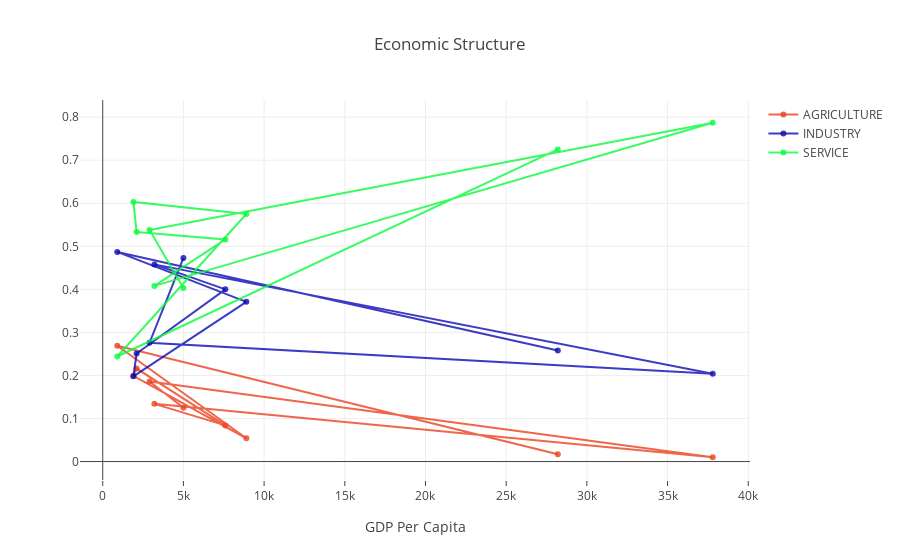

The notebook cell this image was saved under:
### Code cell
# 7. Plotly b) line graph

# Let' analyze the 10 most populous countries

# Economic Structure

pop = df.sort_values("Population",ascending=False).head(10)


# Creating trace1
trace1 = go.Scatter(
                    x = pop['GDP ($ per capita)'],
                    y = pop.Agriculture,
                    mode = "lines+markers",
                    name = "AGRICULTURE",
                    marker = dict(color = 'rgba(235,66,30, 0.8)'),
                    text= pop.Country)
# Creating trace2
trace2 = go.Scatter(
                    x = pop['GDP ($ per capita)'],
                    y = pop.Industry,
                    mode = "lines+markers",
                    name = "INDUSTRY",
                    marker = dict(color = 'rgba(10,10,180, 0.8)'),
                    text= pop.Country)
# Creating trace3
trace3 = go.Scatter(
                    x = pop['GDP ($ per capita)'],
                    y = pop.Service,
                    mode = "lines+markers",
                    name = "SERVICE",
                    marker = dict(color = 'rgba(10,250,60, 0.8)'),
                    text= pop.Country)


z = [trace1, trace2,trace3]
layout = dict(title = 'Economic Structure',
              xaxis= dict(title= 'GDP Per Capita',ticklen= 5,zeroline= True)
             )
fig = dict(data = z, layout = layout)
iplot(fig)

### Figure 1 — Plotly figure (JSON) as saved in the notebook; plotly's stock layout.template omitted (floating-point values rounded to 4 significant figures)
{"data": [{"marker": {"color": "rgba(235,66,30, 0.8)"}, "mode": "lines+markers", "name": "AGRICULTURE", "text": ["China", "India", "United States", "Indonesia", "Brazil", "Pakistan", "Bangladesh", "Russia", "Nigeria", "Japan"], "type": "scatter", "uid": "034607ae-3da7-4fa9-8bff-807afece58c0", "x": [5000, 2900, 37800, 3200, 7600, 2100, 1900, 8900, 900, 28200], "y": [0.125, 0.186, 0.01, 0.134, 0.084, 0.216, 0.199, 0.054, 0.269, 0.017]}, {"marker": {"color": "rgba(10,10,180, 0.8)"}, "mode": "lines+markers", "name": "INDUSTRY", "text": ["China", "India", "United States", "Indonesia", "Brazil", "Pakistan", "Bangladesh", "Russia", "Nigeria", "Japan"], "type": "scatter", "uid": "1cfd4ea6-ca23-4eda-8837-64807585b744", "x": [5000, 2900, 37800, 3200, 7600, 2100, 1900, 8900, 900, 28200], "y": [0.473, 0.276, 0.204, 0.458, 0.4, 0.251, 0.198, 0.371, 0.487, 0.258]}, {"marker": {"color": "rgba(10,250,60, 0.8)"}, "mode": "lines+markers", "name": "SERVICE", "text": ["China", "India", "United States", "Indonesia", "Brazil", "Pakistan", "Bangladesh", "Russia", "Nigeria", "Japan"], "type": "scatter", "uid": "15d300ad-abe8-4e6c-9410-8ce52aae2386", "x": [5000, 2900, 37800, 3200, 7600, 2100, 1900, 8900, 900, 28200], "y": [0.403, 0.538, 0.787, 0.408, 0.516, 0.533, 0.603, 0.575, 0.244, 0.725]}], "layout": {"title": {"text": "Economic Structure"}, "xaxis": {"ticklen": 5, "title": {"text": "GDP Per Capita"}, "zeroline": true}}}
